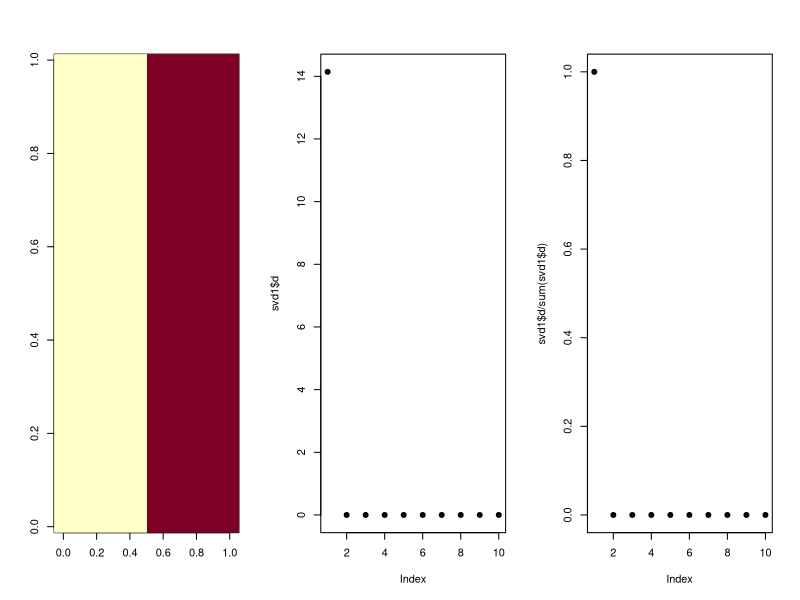

This figure's R source:
data <- matrix(rnorm(400),nrow=40)
for(i in 1:nrow(data)){
  data[i,] <- rep(c(0,1),each=5)
}
#heatmap(data)

svd1 <- svd(data)

par(mfrow=c(1,3), pch=19)

image(t(data)[,nrow(data):1])
plot(svd1$d)
plot(svd1$d/sum(svd1$d))
